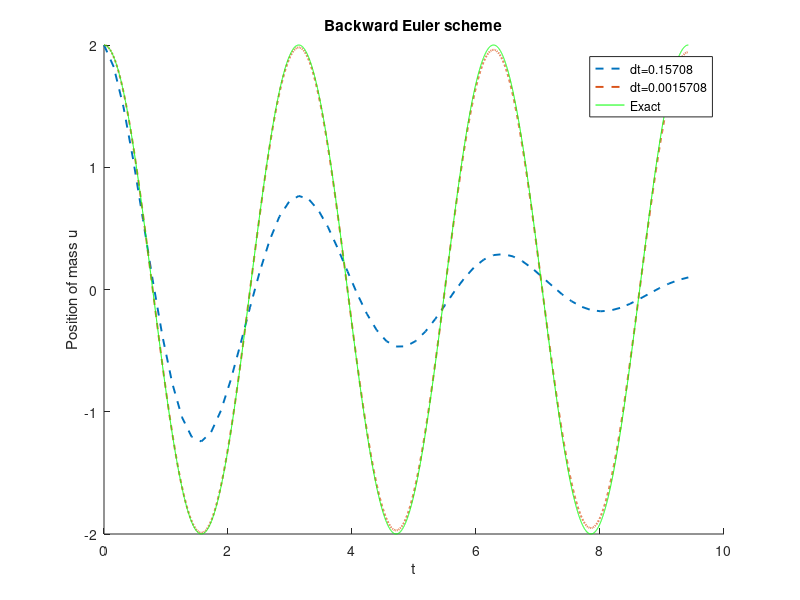

Source code (MATLAB):
% Backward Euler scheme 
omega = 2;
P = 2*pi/omega;
dt = [P/20 P/2000]';
T = 3*P;

% Initial condition
X_0 = 2;
v_0 = 0;

for ii = 1:length(dt)
N_t = floor(round(T/dt(ii)));
t = linspace(0, N_t*dt(ii), N_t+1);

u = zeros(N_t+1, length(dt));
v = zeros(N_t+1, length(dt));

% Initial condition are assigned.
u(1,:) = X_0;
v(1,:) = v_0;

    for n = 2:N_t+1
        u(n,ii) = (1.0/(1+(dt(ii)*omega)^2)) * (dt(ii)*v(n-1,ii) + u(n-1,ii));
        v(n,ii) = (1.0/(1+(dt(ii)*omega)^2)) * (-dt(ii)*omega^2*u(n-1,ii) + v(n-1,ii));
    end

hold on
plot(t, u(:,ii), '--', 'LineWidth', 1.4);

% filename = strcat('Backward_Euler_dt=', num2str(dt(ii)),'.pdf');
% print(filename, '-dpdf');  print(filename, '-dpng');
end

plot(t, X_0*cos(omega*t), 'g-'); % Exact solution for comparison.

leg_dt1= strcat('dt=', num2str(dt(1)));
leg_dt2= strcat('dt=', num2str(dt(2)));
legend(leg_dt1,leg_dt2,'Exact')

title('Backward Euler scheme')
xlabel('t'); ylabel('Position of mass u');

hold off
